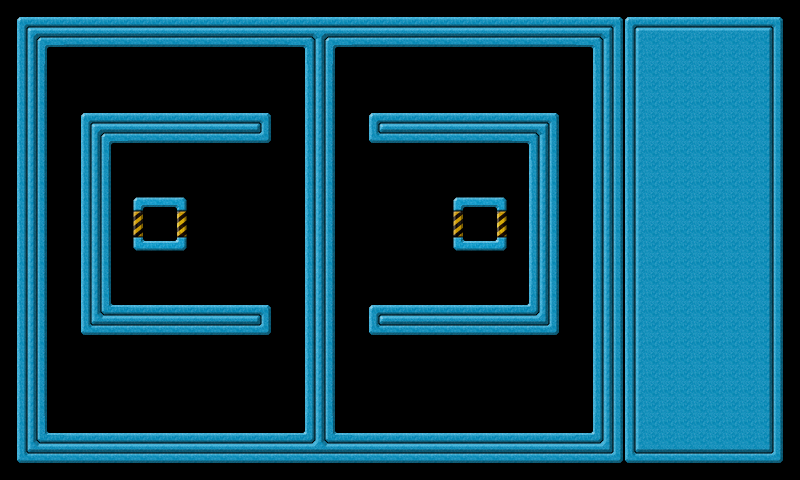

Tiled map render using the project's own tile images. Description and the map definition, with tile-layer contents summarised, below:
An orthogonal 25x15 tile map with 32x32 px tiles, 2 tile layers (background, controlpanel) and 57 objects (wall001, wall002, wall003, wall004, wall005, ...).

<map version="1.0" orientation="orthogonal" width="25" height="15" tilewidth="32" tileheight="32">
 <tileset firstgid="1" name="tileset" tilewidth="32" tileheight="32">
  <image source="tileset.png" width="160" height="448" />
 </tileset>
 <layer name="background" width="20" height="15">
  <data>[300 cells, 226 non-empty, 16 distinct tile ids]</data>
 </layer>
 <layer name="controlpanel" width="25" height="15">
  <data>[375 cells, 90 non-empty, 9 distinct tile ids]</data>
 </layer>
 <objectgroup name="objects" width="20" height="15">
  <object name="wall001" x="0" y="0" width="592" height="48">
   <properties>
    <property name="objClass" value="wall" />
   </properties>
  </object>
  <object name="wall002" x="592" y="0" width="48" height="432">
   <properties>
    <property name="objClass" value="wall" />
   </properties>
  </object>
  <object name="wall003" x="48" y="432" width="592" height="48">
   <properties>
    <property name="objClass" value="wall" />
   </properties>
  </object>
  <object name="wall004" x="0" y="48" width="48" height="432">
   <properties>
    <property name="objClass" value="wall" />
   </properties>
  </object>
  <object name="wall005" x="304" y="48" width="32" height="384">
   <properties>
    <property name="objClass" value="wall" />
   </properties>
  </object>
  <object name="wall006" x="528" y="112" width="32" height="224">
   <properties>
    <property name="objClass" value="wall" />
   </properties>
  </object>
  <object name="wall007" x="80" y="112" width="32" height="224">
   <properties>
    <property name="objClass" value="wall" />
   </properties>
  </object>
  <object name="wall008" x="112" y="112" width="160" height="32">
   <properties>
    <property name="objClass" value="wall" />
   </properties>
  </object>
  <object name="wall009" x="112" y="304" width="160" height="32">
   <properties>
    <property name="objClass" value="wall" />
   </properties>
  </object>
  <object name="wall010" x="368" y="112" width="160" height="32">
   <properties>
    <property name="objClass" value="wall" />
   </properties>
  </object>
  <object name="wall011" x="368" y="304" width="160" height="32">
   <properties>
    <property name="objClass" value="wall" />
   </properties>
  </object>
  <object name="star001" x="552" y="72" width="16" height="16">
   <properties>
    <property name="objClass" value="star" />
   </properties>
  </object>
  <object name="star002" x="488" y="72" width="16" height="16">
   <properties>
    <property name="objClass" value="star" />
   </properties>
  </object>
  <object name="star003" x="424" y="72" width="16" height="16">
   <properties>
    <property name="objClass" value="star" />
   </properties>
  </object>
  <object name="star004" x="360" y="72" width="16" height="16">
   <properties>
    <property name="objClass" value="star" />
   </properties>
  </object>
  <object name="star005" x="392" y="168" width="16" height="16">
   <properties>
    <property name="objClass" value="star" />
   </properties>
  </object>
  <object name="star006" x="392" y="200" width="16" height="16">
   <properties>
    <property name="objClass" value="star" />
   </properties>
  </object>
  <object name="star007" x="392" y="232" width="16" height="16">
   <properties>
    <property name="objClass" value="star" />
   </properties>
  </object>
  <object name="star008" x="392" y="264" width="16" height="16">
   <properties>
    <property name="objClass" value="star" />
   </properties>
  </object>
  <object name="star009" x="552" y="392" width="16" height="16">
   <properties>
    <property name="objClass" value="star" />
   </properties>
  </object>
  <object name="star010" x="520" y="360" width="16" height="16">
   <properties>
    <property name="objClass" value="star" />
   </properties>
  </object>
  <object name="star011" x="488" y="392" width="16" height="16">
   <properties>
    <property name="objClass" value="star" />
   </properties>
  </object>
  <object name="star012" x="456" y="360" width="16" height="16">
   <properties>
    <property name="objClass" value="star" />
   </properties>
  </object>
  <object name="star013" x="424" y="392" width="16" height="16">
   <properties>
    <property name="objClass" value="star" />
   </properties>
  </object>
  <object name="star014" x="392" y="360" width="16" height="16">
   <properties>
    <property name="objClass" value="star" />
   </properties>
  </object>
  <object name="star015" x="360" y="392" width="16" height="16">
   <properties>
    <property name="objClass" value="star" />
   </properties>
  </object>
  <object name="star016" x="264" y="392" width="16" height="16">
   <properties>
    <property name="objClass" value="star" />
   </properties>
  </object>
  <object name="star017" x="232" y="360" width="16" height="16">
   <properties>
    <property name="objClass" value="star" />
   </properties>
  </object>
  <object name="star018" x="200" y="392" width="16" height="16">
   <properties>
    <property name="objClass" value="star" />
   </properties>
  </object>
  <object name="star019" x="168" y="360" width="16" height="16">
   <properties>
    <property name="objClass" value="star" />
   </properties>
  </object>
  <object name="star020" x="136" y="392" width="16" height="16">
   <properties>
    <property name="objClass" value="star" />
   </properties>
  </object>
  <object name="star021" x="104" y="360" width="16" height="16">
   <properties>
    <property name="objClass" value="star" />
   </properties>
  </object>
  <object name="star022" x="72" y="392" width="16" height="16">
   <properties>
    <property name="objClass" value="star" />
   </properties>
  </object>
  <object name="star023" x="232" y="264" width="16" height="16">
   <properties>
    <property name="objClass" value="star" />
   </properties>
  </object>
  <object name="star024" x="232" y="232" width="16" height="16">
   <properties>
    <property name="objClass" value="star" />
   </properties>
  </object>
  <object name="star025" x="232" y="200" width="16" height="16">
   <properties>
    <property name="objClass" value="star" />
   </properties>
  </object>
  <object name="star026" x="232" y="168" width="16" height="16">
   <properties>
    <property name="objClass" value="star" />
   </properties>
  </object>
  <object name="star027" x="72" y="72" width="16" height="16">
   <properties>
    <property name="objClass" value="star" />
   </properties>
  </object>
  <object name="star028" x="136" y="72" width="16" height="16">
   <properties>
    <property name="objClass" value="star" />
   </properties>
  </object>
  <object name="star029" x="200" y="72" width="16" height="16">
   <properties>
    <property name="objClass" value="star" />
   </properties>
  </object>
  <object name="star030" x="264" y="72" width="16" height="16">
   <properties>
    <property name="objClass" value="star" />
   </properties>
  </object>
  <object name="goal001" x="152" y="216" width="16" height="16">
   <properties>
    <property name="objClass" value="goal" />
   </properties>
   <ellipse />
  </object>
  <object name="goal002" x="472" y="216" width="16" height="16">
   <properties>
    <property name="objClass" value="goal" />
   </properties>
   <ellipse />
  </object>
  <object name="badball001" x="482" y="162" width="29" height="29">
   <properties>
    <property name="objClass" value="badball" />
   </properties>
   <ellipse />
  </object>
  <object name="badball002" x="418" y="162" width="29" height="29">
   <properties>
    <property name="objClass" value="badball" />
   </properties>
   <ellipse />
  </object>
  <object name="badball003" x="130" y="162" width="29" height="29">
   <properties>
    <property name="objClass" value="badball" />
   </properties>
   <ellipse />
  </object>
  </objectgroup>
</map>
<!-- 11 of 57 objects omitted -->
